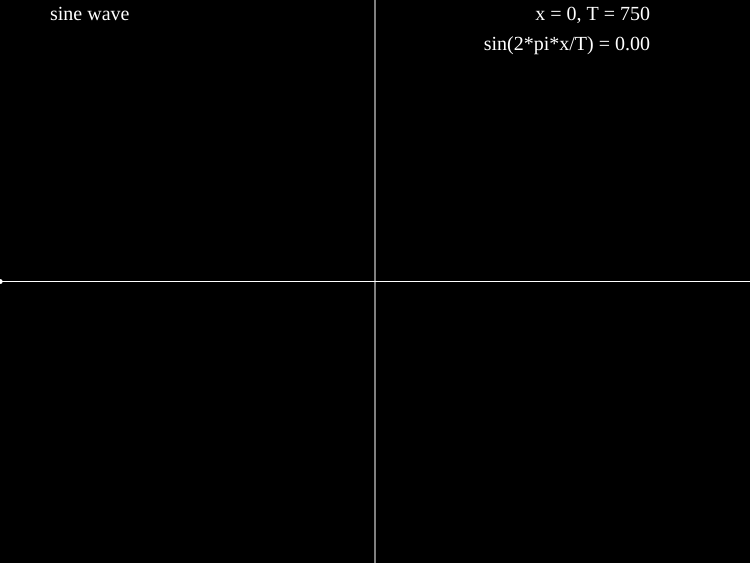
Frame 1 (no input)
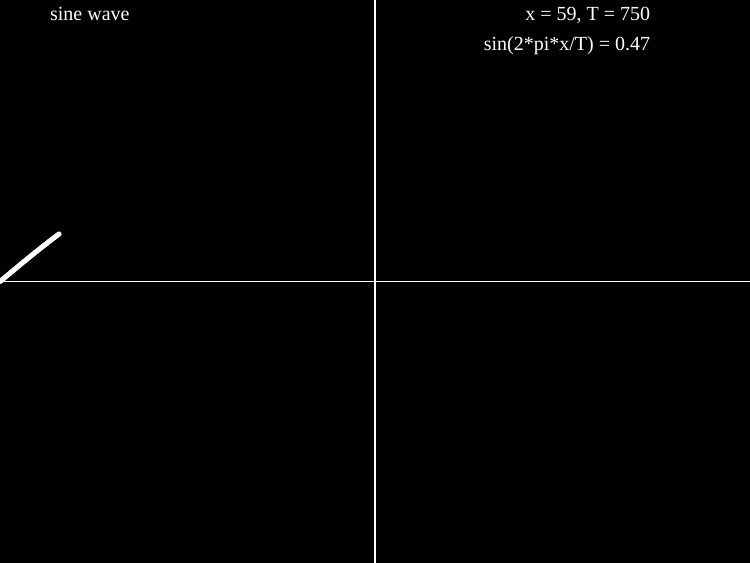
Frame 60 (no input)
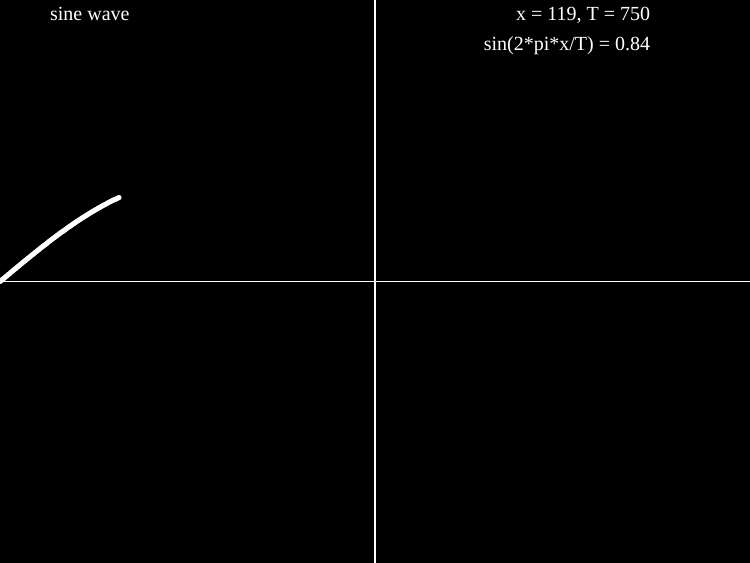
Frame 120 (the mouse pressed at the canvas centre since frame 60)

The p5.js sketch that drew these frames (run headless with seeded random() and noise() and a simulated clock; from frame 60 on, the mouse is pressed at the canvas centre):

// p5.js sketch
// ── sketch.js
let x = 0;
let y = 0;
let T;
let angle = 0;
let waveCanvas;

function setup() {
  createCanvas(750, 563);
  waveCanvas = createGraphics(750, 563);
  angleMode(DEGREES);
  //background(0);
  T = width;
  frameRate(60*10);
  waveCanvas.clear();
}

function draw() {
  wave();     //trail 
  readings(); //no trail
  
  image(waveCanvas, 0, 0);  //putting clear canvas/waveCanvas on top of everything
  //when point is drawn on waveCanvas, the waveCanvas isn't placed
  //it is placed after readings(), i.e. placed above text()

  //by convention, the canvas which holds the non trailing drawing is the the default canvas

  if (x < width)
    x++;
  else
    frameRate(0);
    
}

function readings() {
  //y = 100 * sin(360 * x / T);

  /*image(waveCanvas, 0, 0);
  waveCanvas.stroke(0);
  waveCanvas.fill(255);
  waveCanvas.textSize(20);
  waveCanvas.textAlign(RIGHT);
  waveCanvas.text(x, width - 100, 20);*/
  
  //waveCanvas.text((y / 100), width - 100, 50);

  /*image(waveCanvas, 0, 0);
  */
  background(0);  //no trail
  stroke(0);
  fill(255);
  textSize(20);
  textFont('Consolas')
  textAlign(RIGHT);
  text(`x = ${x}, T = ${T}`, width - 100, 20);
  text(`sin(2*pi*x/T) = ${sin(360 * x / T).toFixed(2)}`, width - 100, 50);
  textAlign(LEFT);
  text('sine wave', 50, 20);
}

function wave() {
  
  waveCanvas.stroke(255);
  waveCanvas.strokeWeight(1);
  waveCanvas.line(0, height / 2, width, height / 2);
  waveCanvas.line(T / 2, 0, T / 2, height);
  waveCanvas.strokeWeight(5);

  
  /*stroke(255);
  strokeWeight(1);
  line(0, height / 2, width, height / 2);
  line(T / 2, 0, T / 2, height);
  strokeWeight(5);
  */

  y = 100 * sin(360 * x / T);
  waveCanvas.point(x, (height / 2) - y);
  //point(x, (height / 2) + y);

}
